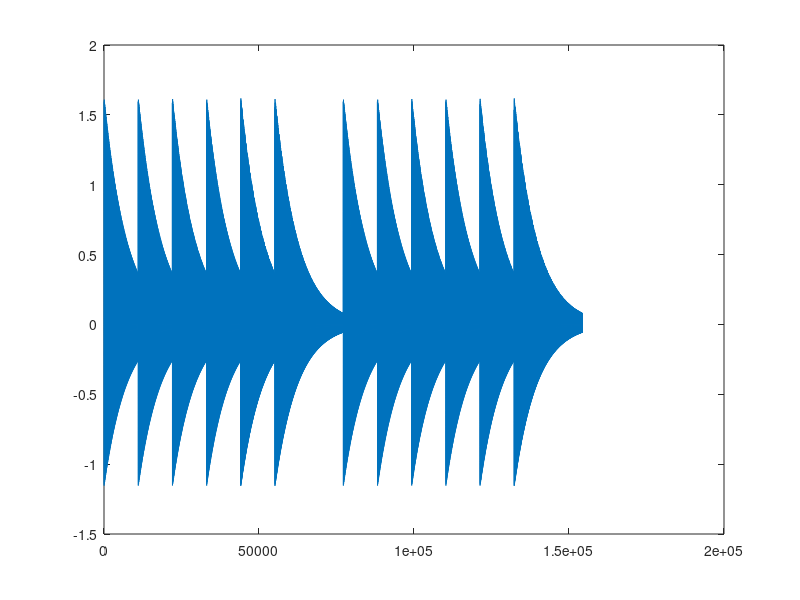

The MATLAB script that drew this image: (Note: this script raises an error after producing the figure.)
Fs = 22050;
Ts = 1/Fs;

FC5 = 261.63;
FD5 = 293.66;
FE5 = 329.63;
FF5 = 349.23;
FG5 = 392.00;
FA5 = 440.00;
FB5 = 493.88;

d1 = 1;
d2 = 0.5; 
d3 = 1; 

dt1=Ts:Ts:d1;
dt2=Ts:Ts:d2;
dt3=Ts:Ts:d3;

PC5_dt2 = zeros(1,Fs*d2);
PA5_dt2 = zeros(1,Fs*d2);
PE5_dt2 = zeros(1,Fs*d2);
PF5_dt2 = zeros(1,Fs*d2);
PB5_dt2 = zeros(1,Fs*d2);
PD5_dt2 = zeros(1,Fs*d2);
PG5_dt2 = zeros(1,Fs*d2);

PC5_dt1 = zeros(1,Fs*d1);
PA5_dt1 = zeros(1,Fs*d1);
PE5_dt1 = zeros(1,Fs*d1);
PF5_dt1 = zeros(1,Fs*d1);
PB5_dt1 = zeros(1,Fs*d1);
PD5_dt1 = zeros(1,Fs*d1);
PG5_dt1 = zeros(1,Fs*d1);

PC5_dt3 = zeros(1,Fs*d3);
PA5_dt3 = zeros(1,Fs*d3);
PE5_dt3 = zeros(1,Fs*d3);
PF5_dt3 = zeros(1,Fs*d3);
PB5_dt3 = zeros(1,Fs*d3);
PD5_dt3 = zeros(1,Fs*d3);
PG5_dt3 = zeros(1,Fs*d3);

Amplitude = [1 0.1 0.33 0.06 0.05 0.045 0 0.02 0.005 0.005 0 0.005 0.01];

for n=1:length(Amplitude);

 PC5_dt1 = PC5_dt1 + Amplitude(n)*exp((-1)*dt1*3).*cos(2*pi*n*FC5*dt1);
 PD5_dt1 = PD5_dt1 + Amplitude(n)*exp((-1)*dt1*3).*cos(2*pi*n*FD5*dt1);
 PG5_dt1 = PG5_dt1 + Amplitude(n)*exp((-1)*dt1*3).*cos(2*pi*n*FG5*dt1);
 PA5_dt1 = PA5_dt1 + Amplitude(n)*exp((-1)*dt1*3).*cos(2*pi*n*FA5*dt1); 
 PE5_dt1 = PE5_dt1 + Amplitude(n)*exp((-1)*dt1*3).*cos(2*pi*n*FE5*dt1); 
 PF5_dt1 = PF5_dt1 + Amplitude(n)*exp((-1)*dt1*3).*cos(2*pi*n*FF5*dt1);
 PB5_dt1 = PB5_dt1 + Amplitude(n)*exp((-1)*dt1*3).*cos(2*pi*n*FB5*dt1);
 
 PC5_dt2 = PC5_dt2 + Amplitude(n)*exp((-1)*dt2*3).*cos(2*pi*n*FC5*dt2);
 PD5_dt2 = PD5_dt2 + Amplitude(n)*exp((-1)*dt2*3).*cos(2*pi*n*FD5*dt2);
 PG5_dt2 = PG5_dt2 + Amplitude(n)*exp((-1)*dt2*3).*cos(2*pi*n*FG5*dt2);
 PA5_dt2 = PA5_dt2 + Amplitude(n)*exp((-1)*dt2*3).*cos(2*pi*n*FA5*dt2); 
 PE5_dt2 = PE5_dt2 + Amplitude(n)*exp((-1)*dt2*3).*cos(2*pi*n*FE5*dt2); 
 PF5_dt2 = PF5_dt2 + Amplitude(n)*exp((-1)*dt2*3).*cos(2*pi*n*FF5*dt2);
 PB5_dt2 = PB5_dt2 + Amplitude(n)*exp((-1)*dt2*3).*cos(2*pi*n*FB5*dt2);
 
 PC5_dt3 = PC5_dt3 + Amplitude(n)*exp((-1)*dt3*3).*cos(2*pi*n*FC5*dt3);
 PD5_dt3 = PD5_dt3 + Amplitude(n)*exp((-1)*dt3*3).*cos(2*pi*n*FD5*dt3);
 PG5_dt3 = PG5_dt3 + Amplitude(n)*exp((-1)*dt3*3).*cos(2*pi*n*FG5*dt3);
 PA5_dt3 = PA5_dt3 + Amplitude(n)*exp((-1)*dt3*3).*cos(2*pi*n*FA5*dt3); 
 PE5_dt3 = PE5_dt3 + Amplitude(n)*exp((-1)*dt3*3).*cos(2*pi*n*FE5*dt3); 
 PF5_dt3 = PF5_dt3 + Amplitude(n)*exp((-1)*dt3*3).*cos(2*pi*n*FF5*dt3);
 PB5_dt3 = PB5_dt3 + Amplitude(n)*exp((-1)*dt3*3).*cos(2*pi*n*FB5*dt3);
end

y = [PC5_dt2 PC5_dt2 PD5_dt2 PC5_dt2 PA5_dt2 PG5_dt1 PC5_dt2 PC5_dt2 PD5_dt2 PC5_dt2 PE5_dt2 PA5_dt1];
plot(y);
player=audioplayer(y,Fs);
play(player);